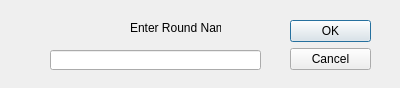
<?xml version="1.0" encoding="UTF-8"?>
<ui version="4.0">
 <class>RoundNameDialog</class>
 <widget class="QDialog" name="RoundNameDialog">
  <property name="geometry">
   <rect>
    <x>0</x>
    <y>0</y>
    <width>400</width>
    <height>88</height>
   </rect>
  </property>
  <property name="windowTitle">
   <string>Dialog</string>
  </property>
  <widget class="QDialogButtonBox" name="buttonBox">
   <property name="geometry">
    <rect>
     <x>290</x>
     <y>20</y>
     <width>81</width>
     <height>241</height>
    </rect>
   </property>
   <property name="orientation">
    <enum>Qt::Vertical</enum>
   </property>
   <property name="standardButtons">
    <set>QDialogButtonBox::Cancel|QDialogButtonBox::Ok</set>
   </property>
  </widget>
  <widget class="QLineEdit" name="lineEdit">
   <property name="geometry">
    <rect>
     <x>50</x>
     <y>50</y>
     <width>211</width>
     <height>20</height>
    </rect>
   </property>
  </widget>
  <widget class="QLabel" name="label">
   <property name="geometry">
    <rect>
     <x>130</x>
     <y>20</y>
     <width>91</width>
     <height>16</height>
    </rect>
   </property>
   <property name="text">
    <string>Enter Round Name</string>
   </property>
  </widget>
 </widget>
 <resources/>
 <connections>
  <connection>
   <sender>buttonBox</sender>
   <signal>accepted()</signal>
   <receiver>RoundNameDialog</receiver>
   <slot>accept()</slot>
   <hints>
    <hint type="sourcelabel">
     <x>248</x>
     <y>254</y>
    </hint>
    <hint type="destinationlabel">
     <x>157</x>
     <y>274</y>
    </hint>
   </hints>
  </connection>
  <connection>
   <sender>buttonBox</sender>
   <signal>rejected()</signal>
   <receiver>RoundNameDialog</receiver>
   <slot>reject()</slot>
   <hints>
    <hint type="sourcelabel">
     <x>316</x>
     <y>260</y>
    </hint>
    <hint type="destinationlabel">
     <x>286</x>
     <y>274</y>
    </hint>
   </hints>
  </connection>
 </connections>
</ui>
